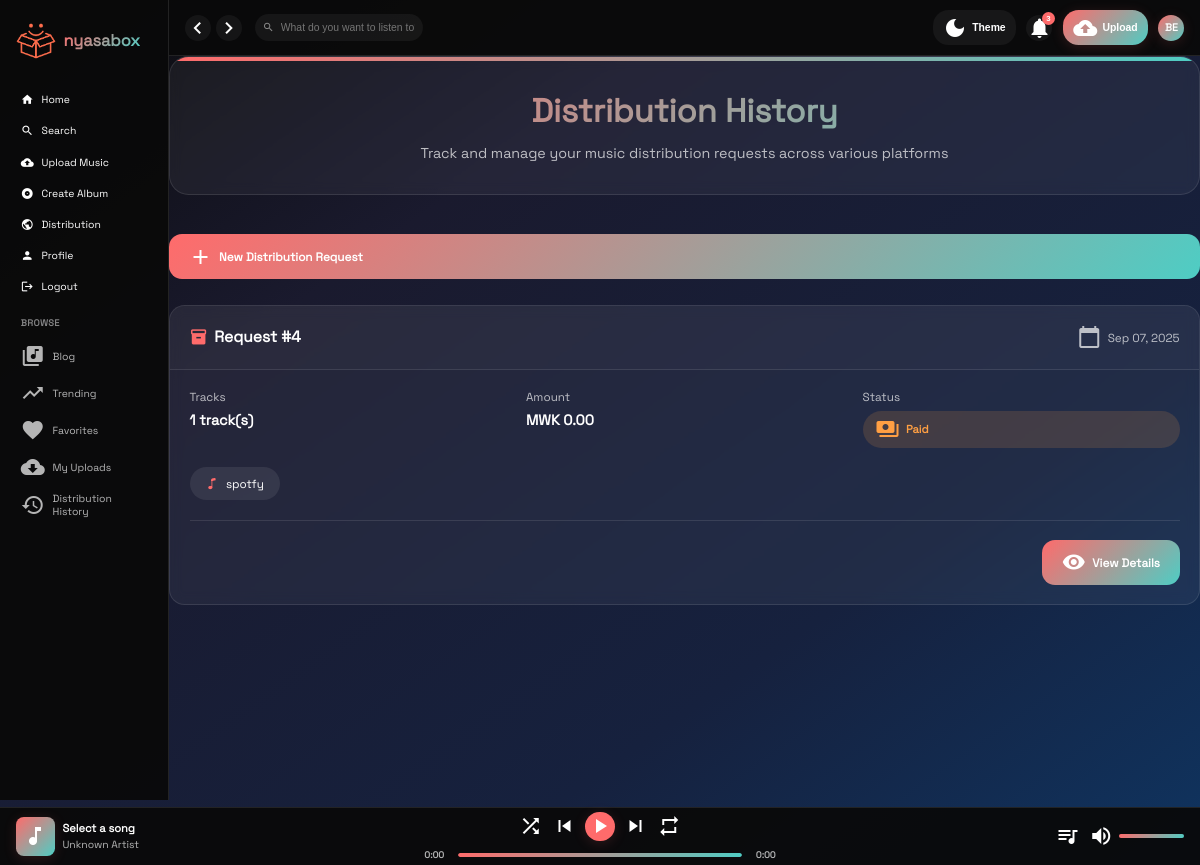
Before: /history/ (signed in) with the older database file.
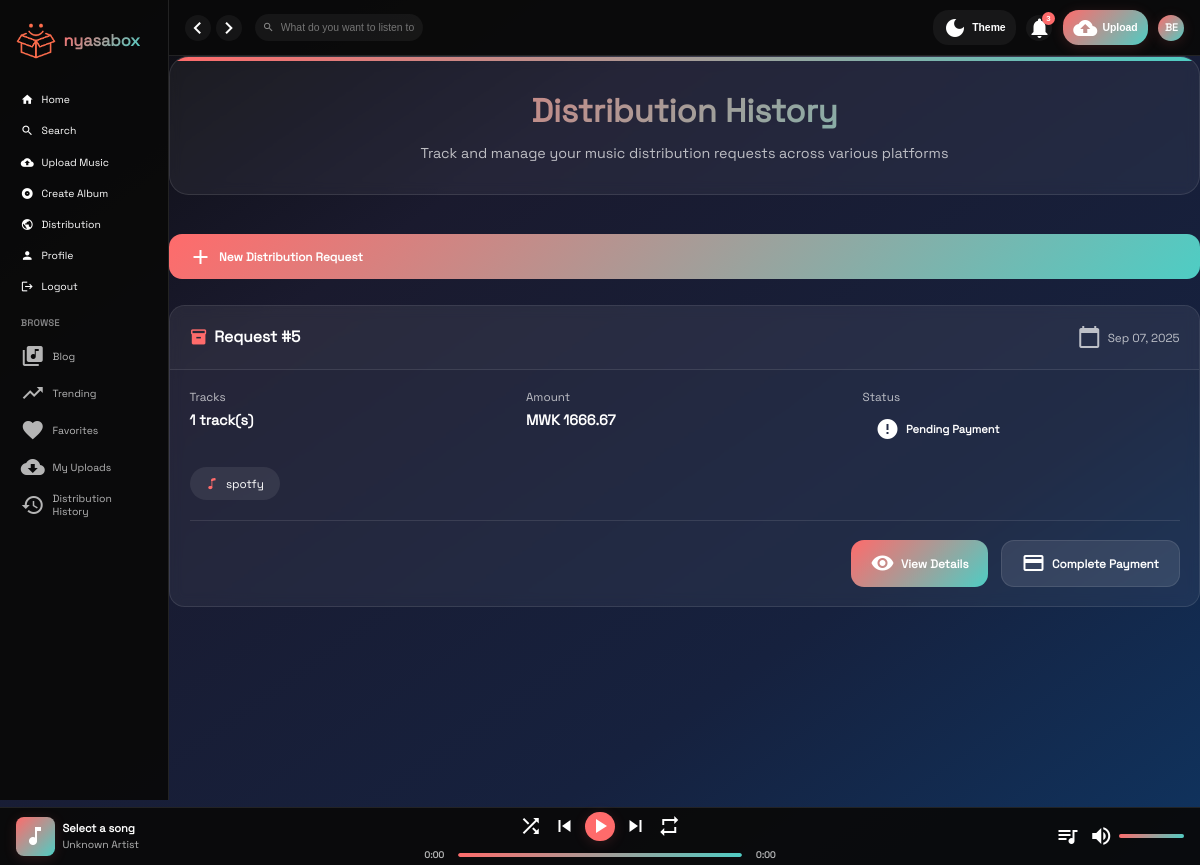
After: the same page with the newer database file.
### core/models.py (models this page shows, shortened)
class DistributionRequest(models.Model):
    STATUS_CHOICES = (
        ('pending', 'Pending Payment'),
        ('paid', 'Paid'),
        ('processing', 'Processing'),
        ('distributed', 'Distributed'),
        ('rejected', 'Rejected'),
        ('cancelled', 'Cancelled'),
    )
    artist = models.ForeignKey(User, on_delete=models.CASCADE, related_name='distribution_requests')
    tracks = models.ManyToManyField(Track, related_name='distribution_requests')
    platforms = models.ManyToManyField(DistributionPlatform, related_name='distribution_requests')
    requested_at = models.DateTimeField(auto_now_add=True)
    status = models.CharField(max_length=20, choices=STATUS_CHOICES, default='pending')
    total_amount = models.DecimalField(max_digits=10, decimal_places=2, default=0.00)
    payment_reference = models.CharField(max_length=100, blank=True)
    payment_date = models.DateTimeField(null=True, blank=True)
    distributed_date = models.DateTimeField(null=True, blank=True)
    class Meta:
        indexes = [
            models.Index(fields=['artist'], name='idx_distribution_artist'),
            models.Index(fields=['requested_at'], name='idx_distribution_requested_at'),
            models.Index(fields=['status'], name='idx_distribution_status'),
        ]

class DistributionPlatform(models.Model):
    name = models.CharField(max_length=100)
    logo = models.ImageField(upload_to='platform_logos/', blank=True, null=True)
    description = models.TextField(blank=True)
    ref_id = models.CharField(max_length=50, blank=True)  # Add ref_id for PayChangu integration
    is_active = models.BooleanField(default=True)
    class Meta:
        indexes = [
            models.Index(fields=['name'], name='idx_platform_name'),
        ]

### core/views.py (the view)
# urls.py: path('history/', views.distribution_history, name='distribution_history'),
@login_required
def distribution_history(request):
    distribution_requests = DistributionRequest.objects.filter(artist=request.user).order_by('-requested_at')
    return render(request, 'distribution/history.html', {'distribution_requests': distribution_requests})

### core/templates/distribution/history.html (shortened to what this page needs)
{% extends 'base.html' %}
{% load static %}
{% block content %}
<div class="history-container">
    <div class="history-header">
        <h1 class="history-title">Distribution History</h1>
        <p class="history-subtitle">Track and manage your music distribution requests across various platforms</p>
    </div>
    <div class="history-actions" style="margin-bottom: 2rem;">
        <a href="{% url 'distribution_request' %}" class="action-btn btn-primary">
            <span class="material-icons">add</span>
            New Distribution Request
        </a>
    </div>
    {% if distribution_requests %}
        {% for request in distribution_requests %}
        <div class="request-card">
            <div class="request-header">
                <div class="request-id">
                    <span class="material-icons">inventory</span>
                    Request #{{ request.id }}
                </div>
                <div class="request-date">
                    <span class="material-icons">calendar_today</span>
                    {{ request.requested_at|date:"M d, Y" }}
                </div>
            </div>
            <div class="request-content">
                <div class="request-details">
                    <div class="detail-item">
                        <span class="detail-label">Tracks</span>
                        <span class="detail-value">{{ request.tracks.count }} track(s)</span>
                    </div>
                    <div class="detail-item">
                        <span class="detail-label">Amount</span>
                        <span class="detail-value">MWK {{ request.total_amount|floatformat:2 }}</span>
                    </div>
                    <div class="detail-item">
                        <span class="detail-label">Status</span>
                        <span class="status-badge status-{{ request.status }}">
                            <span class="material-icons">
                            </span>
                            {{ request.get_status_display }}
                        </span>
                    </div>
                </div>
                <div class="platform-badges">
                    {% for platform in request.platforms.all %}
                    <span class="platform-badge">
                        <i class="bi bi-music-note"></i>
                        {{ platform.name }}
                    </span>
                    {% endfor %}
                </div>
                <div class="request-actions">
                    <a href="{% url 'distribution_status' request.id %}" class="action-btn btn-primary">
                        <span class="material-icons">visibility</span>
                        View Details
                    </a>
                    {% if request.status == 'pending' %}
                    <a href="{% url 'distribution_payment' request.id %}" class="action-btn btn-secondary">
                        <span class="material-icons">payment</span>
                        Complete Payment
                    </a>
                    {% endif %}
                </div>
            </div>
        </div>
        {% endfor %}
    {% endif %}
</div>
{% endblock %}

### core/templates/base.html (shortened to what this page needs)
{% load static %}
<!DOCTYPE html>
<html lang="en">
<head>
    <link href="https://cdn.jsdelivr.net/npm/bootstrap-icons@1.10.0/font/bootstrap-icons.css" rel="stylesheet">
</head>
<body>
    <div class="app">
        <div class="sidebar" id="sidebar">
            <div class="logo">
                <img src="{% static 'log.png' %}" style="width:40px" alt="NyasaBox">
                <div class="logo-text">nyasabox</div>
            </div>
            <div class="nav-section">
                <div class="nav-item {% if request.path == '/' %}active{% endif %}">
                    <span class="material-icons">home</span>
                    <a href="{% url 'index' %}">Home</a>
                </div>
                <div class="nav-item">
                    <span class="material-icons">search</span>
                    <a href="{% url 'search' %}">Search</a>
                </div>
                {% if user.is_authenticated %}
                {% if user.profile.is_artist and user.profile.artist_status == 'verified' %}
                <div class="nav-item">
                    <span class="material-icons">cloud_upload</span>
                    <a href="{% url 'upload' %}">Upload Music</a>
                </div>
                <div class="nav-item">
                    <span class="material-icons">album</span>
                    <a href="{% url 'upload' %}">Create Album</a>
                </div>
                <div class="nav-item">
                    <span class="material-icons">public</span>
                    <a href="{% url 'distribution_request' %}">Distribution</a>
                </div>
                {% else %}
                <div class="nav-item">
                    <span class="material-icons">star</span>
                    <a href="{% url 'become_artist' %}">Become an Artist</a>
                </div>
                {% endif %}
                <div class="nav-item">
                    <span class="material-icons">person</span>
                    <a href="{% url 'profile' %}">Profile</a>
                </div>
                <div class="nav-item">
                    <span class="material-icons">logout</span>
                    <a href="{% url 'logout' %}">Logout</a>
                </div>
                {% endif %}
                <div class="playlists">
                    <h3>Browse</h3>
                    <div class="playlist-item">
                        <span class="material-icons">library_music</span>
                        <a href="{% url 'blog_list' %}">Blog</a>
                    </div>
                    <div class="playlist-item">
                        <span class="material-icons">trending_up</span>
                        <span>Trending</span>
                    </div>
                    <div class="playlist-item">
                        <span class="material-icons">favorite</span>
                        <span>Favorites</span>
                    </div>
                    {% if user.is_authenticated %}
                    {% if user.profile.is_artist and user.profile.artist_status == 'verified' %}
                    <div class="playlist-item">
                        <span class="material-icons">cloud_download</span>
                        <a href="{% url 'my_uploads' %}">My Uploads</a>
                    </div>
                    <div class="playlist-item">
                        <span class="material-icons">history</span>
                        <a href="{% url 'distribution_history' %}">Distribution History</a>
                    </div>
                    {% endif %}
                    {% endif %}
                </div>
            </div>
        </div>
        <div class="main-content">
            <div class="header">
                <div class="header-left">
                    <div class="nav-arrows">
                        <button class="nav-arrow" id="backBtn">
                            <span class="material-icons">chevron_left</span>
                        </button>
                        <button class="nav-arrow" id="forwardBtn">
                            <span class="material-icons">chevron_right</span>
                        </button>
                    </div>
                    <div class="search-container">
                        <span class="material-icons search-icon">search</span>
                        <input type="text" class="search-input" placeholder="What do you want to listen to?" id="searchInput">
                    </div>
                </div>
                <div class="header-right">
                    <button class="theme-toggle" id="themeToggle">
                        <span class="material-icons">dark_mode</span>
                        <span>Theme</span>
                    </button>
                    {% if user.is_authenticated %}
                    <div class="notification-container">
                        <button class="notification-icon" id="notificationButton">
                            <span class="material-icons">notifications</span>
                            <span class="notification-badge">3</span>
                        </button>
                    </div>
                    {% if user.profile.is_artist and user.profile.artist_status == 'verified' %}
                    <button class="upload-btn" onclick="window.location.href='{% url 'upload' %}'">
                        <span class="material-icons">cloud_upload</span>
                        <span>Upload</span>
                    </button>
                    {% endif %}
                    <div class="user-dropdown">
                        <div class="user-avatar" id="userAvatar">
                            {{ user.username|slice:":2"|upper }}
                        </div>
                    </div>
                    {% else %}
                    <button class="upload-btn" onclick="window.location.href='{% url 'login' %}'">
                        <span class="material-icons">login</span>
                        <span>Login</span>
                    </button>
                    {% endif %}
                </div>
            </div>
            {% block content %}
            {% endblock %}
        </div>
    </div>
    <div class="player" id="player">
        <div class="player-left">
            <div class="current-cover" id="currentCover">
                <span class="material-icons">music_note</span>
            </div>
            <div class="current-info">
                <div class="current-title" id="currentTitle">Select a song</div>
                <div class="current-artist" id="currentArtist">Unknown Artist</div>
            </div>
        </div>
        <div class="player-center">
            <div class="player-controls">
                <button class="control-btn" id="shuffleBtn" title="Shuffle">
                    <span class="material-icons">shuffle</span>
                </button>
                <button class="control-btn" id="prevBtn" title="Previous">
                    <span class="material-icons">skip_previous</span>
                </button>
                <button class="control-btn play-pause-btn" id="playPauseBtn" title="Play/Pause">
                    <span class="material-icons">play_arrow</span>
                </button>
                <button class="control-btn" id="nextBtn" title="Next">
                    <span class="material-icons">skip_next</span>
                </button>
                <button class="control-btn" id="repeatBtn" title="Repeat">
                    <span class="material-icons">repeat</span>
                </button>
            </div>
            <div class="progress-container">
                <span class="time" id="currentTime">0:00</span>
                <div class="progress-bar" id="progressBar">
                    <div class="progress" id="progress"></div>
                </div>
                <span class="time" id="totalTime">0:00</span>
            </div>
        </div>
        <div class="player-right">
            <button class="control-btn" id="queueBtn" title="Queue">
                <span class="material-icons">queue_music</span>
            </button>
            <div class="volume-container">
                <button class="control-btn" id="volumeBtn" title="Volume">
                    <span class="material-icons">volume_up</span>
                </button>
                <div class="volume-bar" id="volumeBar">
                    <div class="volume-progress" id="volumeProgress"></div>
                </div>
            </div>
        </div>
    </div>
</body>
</html>

Changed rows visible on the page:
removed DistributionRequest: id "4", requested_at "Sep 07, 2025", tracks.count "1", total_amount "0.00", status "Paid", DistributionPlatform (name "spotfy")
added DistributionRequest: id "5", requested_at "Sep 07, 2025", tracks.count "1", total_amount "1666.67", status "Pending Payment", shows "Complete Payment", DistributionPlatform (name "spotfy")
